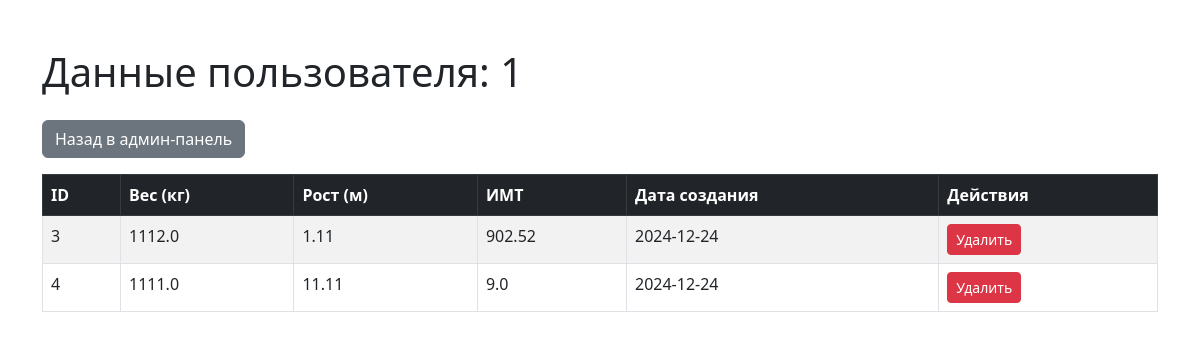
Page /admin/user/1 (signed in) on the committed database.
### models.py (models this page shows, shortened)
class User(db.Model):
    __tablename__ = 'users'  # Имя таблицы
    id = db.Column(db.Integer, primary_key=True)
    username = db.Column(db.String(80), unique=True, nullable=False)
    password = db.Column(db.String(128), nullable=False)  # Поле для обычного пароля
    role_id = db.Column(db.Integer, db.ForeignKey('roles.id'), nullable=False)
    role = db.relationship('Role', back_populates='users')
    is_banned = db.Column(db.Boolean, default=False)
    ban_reason = db.Column(db.String(255), nullable=True)

class BMIRecord(db.Model):
    __tablename__ = 'bmi_records'
    id = db.Column(db.Integer, primary_key=True)
    user_id = db.Column(db.Integer, db.ForeignKey('users.id'), nullable=False)  # Укажите 'users.id'
    weight = db.Column(db.Float, nullable=False)
    height = db.Column(db.Float, nullable=False)
    bmi = db.Column(db.Float, nullable=False)
    created_at = db.Column(db.DateTime, default=datetime.utcnow)
    user = db.relationship('User', backref=db.backref('records', lazy=True))

### app.py (the view)
@app.route('/admin/user/<int:user_id>')
@role_required(['admin', 'super-admin'])
def view_user_data(user_id):
    target_user = db.session.get(User, user_id)
    current_user = get_current_user()
    if current_user.role.name == 'admin' and target_user.role.name == 'super-admin':
        flash("У вас нет прав для просмотра данных супер-администратора.", "danger")
        return redirect(url_for('admin_panel'))  # Перенаправляем на панель администратора
    records = BMIRecord.query.filter_by(user_id=user_id).all()
    return render_template('view_user.html', user=target_user, records=records)

### app.py (called while the page is built, shortened)
@app.before_request
def check_user_status():
    if 'user_id' in session:
        user = User.query.get(session['user_id'])

def role_required(roles):
    def decorator(f):
        @wraps(f)
        def decorated_function(*args, **kwargs):
            if 'user_id' not in session:
                flash("Пожалуйста, войдите в систему.", "danger")
                return redirect(url_for('login'))
            user = db.session.get(User, session['user_id'])
            if user.is_banned:
                session.clear()
                flash("Ваш аккаунт заблокирован. Обратитесь к администратору.", "danger")
                return redirect(url_for('login'))
            if user.role.name not in roles:
                flash("У вас недостаточно прав для выполнения этого действия.", "danger")
                return redirect(request.referrer or url_for('index'))
            return f(*args, **kwargs)
        return decorated_function
    return decorator

def get_current_user():
    if 'user_id' not in session:
        return None
    return db.session.get(User, session['user_id'])

### templates/view_user.html (shortened to what this page needs)
<!DOCTYPE html>
<html lang="en">
<head>
    <link href="https://cdn.jsdelivr.net/npm/bootstrap@5.3.0-alpha1/dist/css/bootstrap.min.css" rel="stylesheet">
</head>
<body>
<div class="container mt-5">
    <h1 class="mb-4">Данные пользователя: {{ user.username }}</h1>
    <a href="{{ url_for('admin_panel') }}" class="btn btn-secondary mb-3">Назад в админ-панель</a>
    <table class="table table-striped table-bordered">
        <thead class="table-dark">
        <tr>
            <th>ID</th>
            <th>Вес (кг)</th>
            <th>Рост (м)</th>
            <th>ИМТ</th>
            <th>Дата создания</th>
            <th>Действия</th>
        </tr>
        </thead>
        <tbody>
        {% for record in user.records %}
            <tr>
                <td>{{ record.id }}</td>
                <td>{{ record.weight }}</td>
                <td>{{ record.height }}</td>
                <td>{{ record.bmi }}</td>
                <td>{{ record.created_at.strftime('%Y-%m-%d') }}</td>
                <td>
                    <form action="{{ url_for('admin_delete_bmi_record', record_id=record.id) }}" method="POST" style="display:inline;">
                        <button type="submit" class="btn btn-danger btn-sm" onclick="return confirm('Вы уверены, что хотите удалить эту запись?');">Удалить</button>
                    </form>
                </td>
            </tr>
        {% endfor %}
        </tbody>
    </table>
</div>
</body>
</html>

### rows in the picture
User: username "1"
BMIRecord: id "3", weight "1112.0", height "1.11", bmi "902.52", created_at "2024-12-24"
BMIRecord: id "4", weight "1111.0", height "11.11", bmi "9.0", created_at "2024-12-24"
